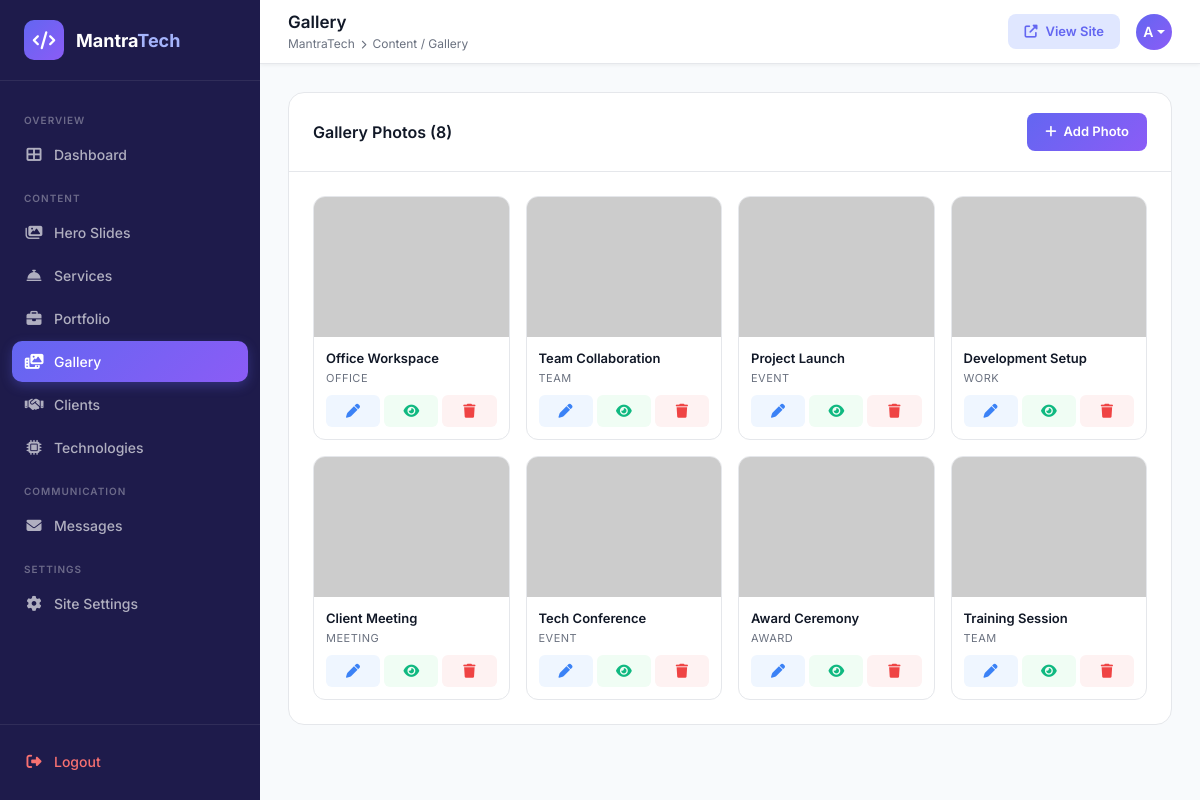
Page /admin/gallery.php (signed in) on the committed database.
### tables this page shows
CREATE TABLE IF NOT EXISTS gallery (
    id INT AUTO_INCREMENT PRIMARY KEY,
    title VARCHAR(255) NOT NULL,
    category VARCHAR(100),
    description TEXT,
    image VARCHAR(255),
    is_active TINYINT(1) DEFAULT 1,
    display_order INT DEFAULT 0,
    created_at TIMESTAMP DEFAULT CURRENT_TIMESTAMP
);

### admin/gallery.php (the view, shortened to what this page needs)
<?php
require_once '_header.php';
$action = $_GET['action'] ?? 'list';
$editItem = null;
$items = [];
if ($conn) {
    $res = mysqli_query($conn, "SELECT * FROM gallery ORDER BY display_order, created_at DESC");
    while ($row = mysqli_fetch_assoc($res)) $items[] = $row;
}
$categories = ['office', 'team', 'event', 'work', 'meeting', 'award'];
?>
<?php if ($action === 'add' || $action === 'edit'): ?>
<div class="row">
    <div class="col-lg-7">
        <div class="admin-card-header" style="background:#fff; border-radius:16px 16px 0 0; border:1px solid #e5e7eb; border-bottom:none;">
            <div class="admin-card-title"><?= $editItem ? 'Edit Gallery Item' : 'Add Gallery Photo' ?></div>
            <a href="gallery.php" class="btn-primary-custom" style="background:#6b7280; padding:7px 14px; font-size:13px;"><i class="fas fa-arrow-left"></i> Back</a>
        </div>
        <div class="form-card" style="border-radius:0 0 16px 16px;">
            <form method="POST" enctype="multipart/form-data">
                <?php if ($editItem): ?><input type="hidden" name="id" value="<?= $editItem['id'] ?>"><?php endif; ?>
                <div class="row g-3">
                    <div class="col-md-8">
                        <label class="form-label">Photo Title *</label>
                        <input type="text" name="title" class="form-control" required value="<?= htmlspecialchars($editItem['title'] ?? '') ?>">
                    </div>
                    <div class="col-md-4">
                        <label class="form-label">Category</label>
                        <select name="category" class="form-select">
                            <?php foreach ($categories as $cat): ?>
                            <option value="<?= $cat ?>" <?= ($editItem['category'] ?? '') === $cat ? 'selected' : '' ?>><?= ucfirst($cat) ?></option>
                            <?php endforeach; ?>
                        </select>
                    </div>
                    <div class="col-12">
                        <label class="form-label">Description</label>
                        <textarea name="description" class="form-control" rows="3"><?= htmlspecialchars($editItem['description'] ?? '') ?></textarea>
                    </div>
                    <div class="col-12">
                        <label class="form-label">Upload Photo</label>
                        <input type="file" name="image_file" class="form-control mb-2" accept="image/*">
                        <small class="text-muted">Or paste image URL:</small>
                        <input type="url" name="image_url" class="form-control mt-1" value="<?= htmlspecialchars(str_starts_with($editItem['image'] ?? '', 'http') ? $editItem['image'] : '') ?>" placeholder="https://...">
                        <?php if ($editItem && $editItem['image']): ?>
                        <div class="mt-2">
                            <?php $imgSrc = str_starts_with($editItem['image'], 'http') ? $editItem['image'] : '../assets/images/'.$editItem['image']; ?>
                            <img src="<?= htmlspecialchars($imgSrc) ?>" style="max-height:100px; border-radius:8px;" onerror="this.style.display='none'">
                        </div>
                        <?php endif; ?>
                    </div>
                    <div class="col-md-4">
                        <label class="form-label">Display Order</label>
                        <input type="number" name="display_order" class="form-control" min="0" value="<?= $editItem['display_order'] ?? 0 ?>">
                    </div>
                    <div class="col-12">
                        <button type="submit" class="btn-primary-custom"><i class="fas fa-save"></i> <?= $editItem ? 'Update Photo' : 'Add Photo' ?></button>
                    </div>
                </div>
            </form>
        </div>
    </div>
</div>
<?php else: ?>
<div class="admin-card">
    <div class="admin-card-header">
        <div class="admin-card-title">Gallery Photos (<?= count($items) ?>)</div>
        <a href="gallery.php?action=add" class="btn-primary-custom"><i class="fas fa-plus"></i> Add Photo</a>
    </div>
    <div class="row g-3 p-4">
        <?php foreach ($items as $item): ?>
        <div class="col-lg-3 col-md-4 col-6">
            <div style="background:#fff; border:1px solid #e5e7eb; border-radius:12px; overflow:hidden;">
                <?php $imgSrc = str_starts_with($item['image'], 'http') ? $item['image'] : '../assets/images/'.$item['image']; ?>
                <img src="<?= htmlspecialchars($imgSrc) ?>" style="width:100%; height:140px; object-fit:cover;" onerror="this.src='https://via.placeholder.com/300x160?text=No+Image'">
                <div style="padding:12px;">
                    <div style="font-size:13px; font-weight:600; margin-bottom:2px;"><?= htmlspecialchars($item['title']) ?></div>
                    <div style="font-size:11px; color:#6b7280; text-transform:uppercase; letter-spacing:0.5px; margin-bottom:8px;"><?= $item['category'] ?></div>
                    <div class="d-flex gap-1">
                        <a href="gallery.php?action=edit&id=<?= $item['id'] ?>" class="btn-sm-icon btn-edit" style="flex:1; width:auto; border-radius:6px;"><i class="fas fa-pen"></i></a>
                        <a href="gallery.php?toggle=<?= $item['id'] ?>" class="btn-sm-icon btn-toggle" style="flex:1; width:auto; border-radius:6px;">
                            <i class="fas fa-<?= $item['is_active'] ? 'eye' : 'eye-slash' ?>"></i>
                        </a>
                        <a href="gallery.php?delete=<?= $item['id'] ?>" class="btn-sm-icon btn-delete" style="flex:1; width:auto; border-radius:6px;" onclick="return confirm('Delete?')"><i class="fas fa-trash"></i></a>
                    </div>
                </div>
            </div>
        </div>
        <?php endforeach; ?>
    </div>
</div>
<?php endif; ?>
<?php require_once '_footer.php'; ?>

### admin/_header.php (shortened to what this page needs)
<!DOCTYPE html>
<html lang="en">
<head>
    <link rel="stylesheet" href="https://cdnjs.cloudflare.com/ajax/libs/font-awesome/6.4.0/css/all.min.css">
    <link href="https://cdn.jsdelivr.net/npm/bootstrap@5.3.0/dist/css/bootstrap.min.css" rel="stylesheet">
</head>
<body>
    <aside class="admin-sidebar" id="adminSidebar">
        <div class="sidebar-brand">
            <div class="sidebar-brand-icon"><i class="fas fa-code"></i></div>
            <div class="sidebar-brand-text">Mantra<span>Tech</span></div>
        </div>
        <nav class="sidebar-nav">
            <div class="sidebar-section-label">Overview</div>
            <a href="index.php" class="sidebar-link <?= basename($_SERVER['PHP_SELF']) === 'index.php' ? 'active' : '' ?>">
                <i class="fas fa-th-large icon"></i> Dashboard
            </a>
            <div class="sidebar-section-label">Content</div>
            <a href="hero.php" class="sidebar-link <?= basename($_SERVER['PHP_SELF']) === 'hero.php' ? 'active' : '' ?>">
                <i class="fas fa-images icon"></i> Hero Slides
            </a>
            <a href="services.php" class="sidebar-link <?= basename($_SERVER['PHP_SELF']) === 'services.php' ? 'active' : '' ?>">
                <i class="fas fa-concierge-bell icon"></i> Services
            </a>
            <a href="portfolio.php" class="sidebar-link <?= basename($_SERVER['PHP_SELF']) === 'portfolio.php' ? 'active' : '' ?>">
                <i class="fas fa-briefcase icon"></i> Portfolio
            </a>
            <a href="gallery.php" class="sidebar-link <?= basename($_SERVER['PHP_SELF']) === 'gallery.php' ? 'active' : '' ?>">
                <i class="fas fa-photo-video icon"></i> Gallery
            </a>
            <a href="clients.php" class="sidebar-link <?= basename($_SERVER['PHP_SELF']) === 'clients.php' ? 'active' : '' ?>">
                <i class="fas fa-handshake icon"></i> Clients
            </a>
            <a href="technologies.php" class="sidebar-link <?= basename($_SERVER['PHP_SELF']) === 'technologies.php' ? 'active' : '' ?>">
                <i class="fas fa-microchip icon"></i> Technologies
            </a>
            <div class="sidebar-section-label">Communication</div>
            <a href="contacts.php" class="sidebar-link <?= basename($_SERVER['PHP_SELF']) === 'contacts.php' ? 'active' : '' ?>">
                <i class="fas fa-envelope icon"></i> Messages
            </a>
            <div class="sidebar-section-label">Settings</div>
            <a href="settings.php" class="sidebar-link <?= basename($_SERVER['PHP_SELF']) === 'settings.php' ? 'active' : '' ?>">
                <i class="fas fa-cog icon"></i> Site Settings
            </a>
        </nav>
        <div class="sidebar-footer">
            <a href="logout.php" class="sidebar-link" style="color: #f87171;">
                <i class="fas fa-sign-out-alt icon"></i> Logout
            </a>
        </div>
    </aside>
    <div class="admin-main">
        <header class="admin-header">
            <div class="admin-header-left">
                <div>
                    <div class="page-title" id="pageTitle">Dashboard</div>
                    <div class="page-breadcrumb">
                        <span>MantraTech</span>
                        <i class="fas fa-chevron-right" style="font-size:9px;"></i>
                        <span id="pageBreadcrumb">Admin Panel</span>
                    </div>
                </div>
            </div>
            <div class="admin-header-right">
                <a href="../index.php" target="_blank" class="view-site-btn">
                    <i class="fas fa-external-link-alt"></i> View Site
                </a>
                <div class="dropdown">
                    <div class="admin-avatar dropdown-toggle" data-bs-toggle="dropdown" style="cursor:pointer;">
                        A
                    </div>
                </div>
            </div>
        </header>
        <div class="admin-content">

### admin/_footer.php (shortened to what this page needs)
        </div>
    </div>
</body>
</html>

### admin/_header.php (style rules this page uses)
:root { --primary: #6366f1; --primary-dark: #4f46e5; --primary-light: #e0e7ff; --sidebar-width: 260px; --header-height: 64px; --bg-main: #f8fafc; --bg-card: #ffffff; --text-main: #111827; --text-muted: #6b7280; --border: #e5e7eb; --success: #10b981; --danger: #ef4444; --warning: #f59e0b; --info: #3b82f6; }
* { margin: 0; padding: 0; box-sizing: border-box; }
body { font-family: 'Inter', sans-serif; background: var(--bg-main); color: var(--text-main); }
.admin-sidebar { position: fixed; left: 0; top: 0; width: var(--sidebar-width); height: 100vh; background: #1e1b4b; display: flex; flex-direction: column; z-index: 100; transition: transform 0.3s ease; }
.sidebar-brand { padding: 20px 24px; border-bottom: 1px solid rgba(255,255,255,0.08); display: flex; align-items: center; gap: 12px; }
.sidebar-brand-icon { width: 40px; height: 40px; background: linear-gradient(135deg, #6366f1, #8b5cf6); border-radius: 10px; display: flex; align-items: center; justify-content: center; color: white; font-size: 18px; flex-shrink: 0; }
.sidebar-brand-text { font-size: 18px; font-weight: 700; color: #fff; }
.sidebar-brand-text span { color: #a5b4fc; }
.sidebar-nav { flex: 1; overflow-y: auto; padding: 16px 12px; }
.sidebar-section-label { font-size: 10px; font-weight: 600; text-transform: uppercase; letter-spacing: 1px; color: rgba(255,255,255,0.35); padding: 8px 12px 6px; margin-top: 8px; }
.sidebar-link { display: flex; align-items: center; gap: 10px; padding: 10px 12px; border-radius: 10px; color: rgba(255,255,255,0.65); text-decoration: none; font-size: 14px; font-weight: 500; transition: all 0.2s; margin-bottom: 2px; }
.sidebar-link.active { background: linear-gradient(135deg, #6366f1, #8b5cf6); color: #fff; box-shadow: 0 4px 12px rgba(99, 102, 241, 0.3); }
.sidebar-link .icon { width: 20px; text-align: center; font-size: 15px; }
.sidebar-footer { padding: 16px 12px; border-top: 1px solid rgba(255,255,255,0.08); }
.admin-main { margin-left: var(--sidebar-width); min-height: 100vh; display: flex; flex-direction: column; }
.admin-header { position: sticky; top: 0; background: var(--bg-card); border-bottom: 1px solid var(--border); height: var(--header-height); display: flex; align-items: center; justify-content: space-between; padding: 0 28px; z-index: 50; box-shadow: 0 1px 4px rgba(0,0,0,0.06); }
.admin-header-left { display: flex; align-items: center; gap: 12px; }
.page-title { font-size: 17px; font-weight: 600; color: var(--text-main); }
.page-breadcrumb { font-size: 12px; color: var(--text-muted); display: flex; align-items: center; gap: 6px; }
.admin-header-right { display: flex; align-items: center; gap: 16px; }
.view-site-btn { display: flex; align-items: center; gap: 8px; padding: 8px 16px; background: var(--primary-light); color: var(--primary); border-radius: 8px; text-decoration: none; font-size: 13px; font-weight: 600; transition: all 0.2s; }
.admin-avatar { width: 36px; height: 36px; background: linear-gradient(135deg, #6366f1, #8b5cf6); border-radius: 50%; display: flex; align-items: center; justify-content: center; color: white; font-size: 14px; font-weight: 600; cursor: pointer; }
.admin-content { flex: 1; padding: 28px; }
.admin-card { background: var(--bg-card); border-radius: 16px; border: 1px solid var(--border); overflow: hidden; }
.admin-card-header { padding: 20px 24px; border-bottom: 1px solid var(--border); display: flex; align-items: center; justify-content: space-between; }
.admin-card-title { font-size: 16px; font-weight: 600; color: var(--text-main); }
.btn-primary-custom { background: linear-gradient(135deg, #6366f1, #8b5cf6); color: white; border: none; border-radius: 8px; padding: 9px 18px; font-size: 13px; font-weight: 600; font-family: 'Inter', sans-serif; cursor: pointer; display: inline-flex; align-items: center; gap: 7px; text-decoration: none; transition: all 0.2s; }
.btn-sm-icon { width: 32px; height: 32px; border-radius: 8px; border: none; display: inline-flex; align-items: center; justify-content: center; font-size: 14px; cursor: pointer; transition: all 0.2s; text-decoration: none; }
.btn-edit { background: #eff6ff; color: #3b82f6; }
.btn-delete { background: #fef2f2; color: #ef4444; }
.btn-toggle { background: #f0fdf4; color: #10b981; }

### rows in the picture
gallery: title "Office Workspace", category "OFFICE", is_active 1 (drawn)
gallery: title "Team Collaboration", category "TEAM", is_active 1 (drawn)
gallery: title "Project Launch", category "EVENT", is_active 1 (drawn)
gallery: title "Development Setup", category "WORK", is_active 1 (drawn)
gallery: title "Client Meeting", category "MEETING", is_active 1 (drawn)
gallery: title "Tech Conference", category "EVENT", is_active 1 (drawn)
gallery: title "Award Ceremony", category "AWARD", is_active 1 (drawn)
gallery: title "Training Session", category "TEAM", is_active 1 (drawn)

### other values in the picture
count($items) "8"
